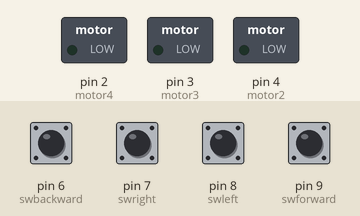
Recording of a sketch running on a simulated Arduino Uno, built with avr-gcc and run on an emulated ATmega328P. Parts: switched loads named in the sketch (green lamp = pin HIGH). Inputs (shaded band) come from the test bench; at power-on: pin 6 (swbackward), pin 7 (swright), pin 8 (swleft), pin 9 (swforward) HIGH. At 1.3 s the program stops and its outputs stay as they are.

Above: at 1.2 s.
1.3 s: pin 6 (swbackward) pulled LOW for 0.15 s
At 1.8 s:
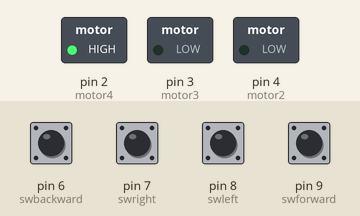
Timing chart, 0 to 2.8 s (numbered marks = the images above; inputs shaded):
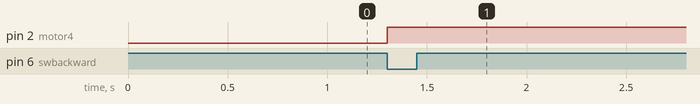

The sketch:

Car.ino
```cpp
#define swforward 9
#define swleft 8
#define swright 7
#define swbackward 6
#define motor1 5
#define motor2 4
#define motor3 3
#define motor4 2
unsigned long int motor[][4]={
	{0,1,1,0},
	{0,1,0,0},
	{0,0,1,0},
	{1,0,0,1}
};
void setup()
{
	pinMode(swforward, INPUT);
	pinMode(swleft, INPUT);
	pinMode(swright, INPUT);
	pinMode(swbackward, INPUT);
	pinMode(motor2, OUTPUT);
	pinMode(motor2, OUTPUT);
	pinMode(motor3, OUTPUT);
	pinMode(motor4, OUTPUT);
}
void loop()
{
	int forward,left,right,backward;
	forward=digitalRead(swforward);
	left=digitalRead(swleft);
	right=digitalRead(swright);
	backward=digitalRead(swbackward);
	while(forward==0||left==0||right==0||backward==0)
	{
		if(forward==0)
		{
			digitalWrite(5, motor[0][0]);
			digitalWrite(4, motor[0][1]);
			digitalWrite(3, motor[0][2]);
			digitalWrite(2, motor[0][3]);
		}
		if(left==0)
		{
			digitalWrite(5, motor[1][0]);
			digitalWrite(4, motor[1][1]);
			digitalWrite(3, motor[1][2]);
			digitalWrite(2, motor[1][3]);
		}
		if(right==0)
		{
			digitalWrite(5, motor[2][0]);
			digitalWrite(4, motor[2][1]);
			digitalWrite(3, motor[2][2]);
			digitalWrite(2, motor[2][3]);
		}
		if(backward==0)
		{
			digitalWrite(5, motor[3][0]);
			digitalWrite(4, motor[3][1]);
			digitalWrite(3, motor[3][2]);
			digitalWrite(2, motor[3][3]);
		}
	}
}
```

Measured:
- after the input at 1.3 s, pin 2 (motor4): LOW → HIGH at once
